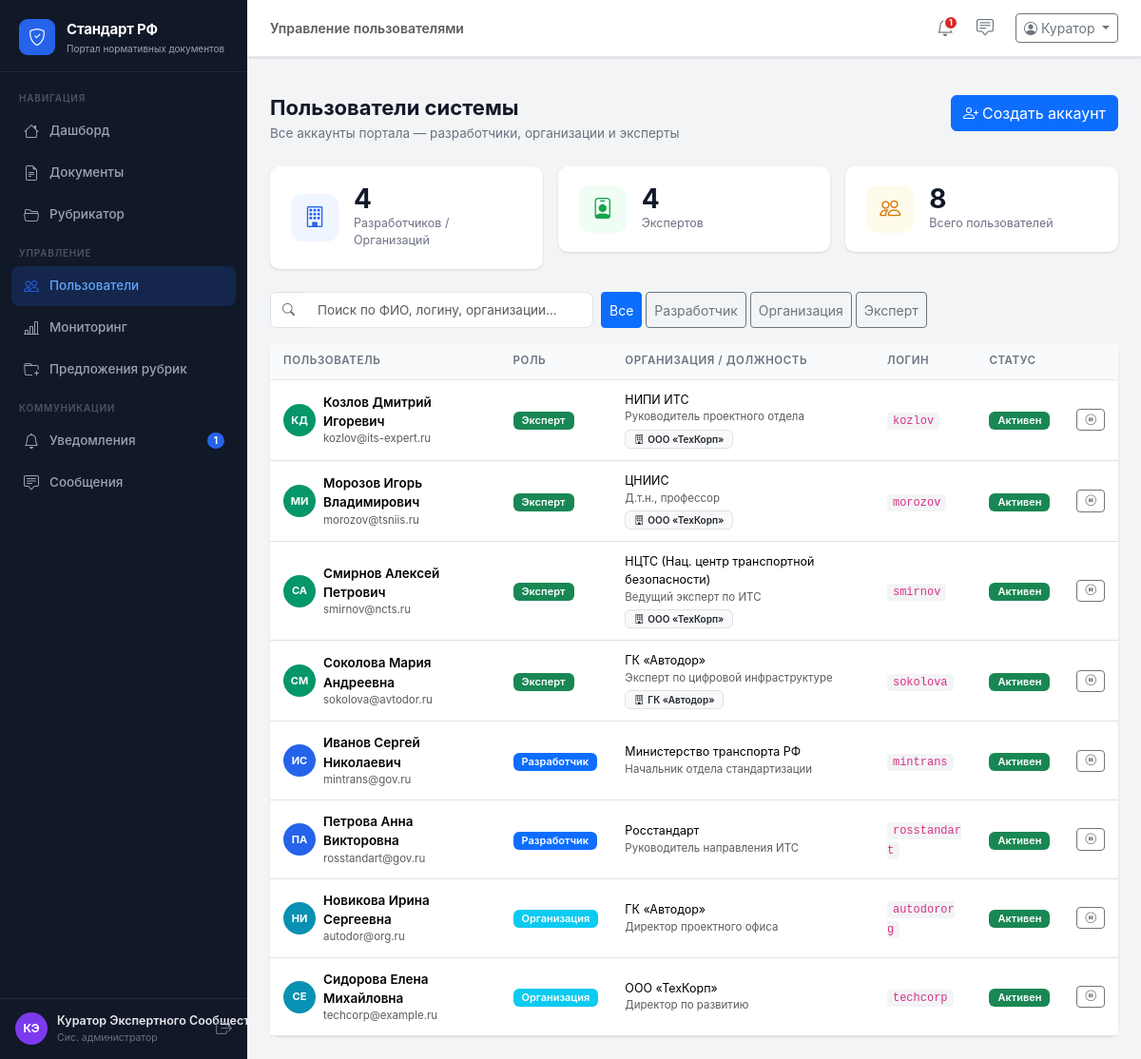
Page /admin/users (signed in) on the committed database.
### app/models.py (models this page shows)
class User(db.Model):
    __tablename__ = 'users'
    id           = db.Column(db.Integer, primary_key=True)
    username     = db.Column(db.String(80), unique=True, nullable=False)
    email        = db.Column(db.String(120), unique=True, nullable=False)
    password     = db.Column(db.String(200), nullable=False, default='demo123')
    role         = db.Column(db.String(20), nullable=False)   # admin | org | expert
    full_name    = db.Column(db.String(200))
    organization = db.Column(db.String(300))
    position     = db.Column(db.String(200))
    created_at   = db.Column(db.DateTime, default=datetime.utcnow)
    phone        = db.Column(db.String(20))
    is_active    = db.Column(db.Boolean, default=True)
    org_id       = db.Column(db.Integer, db.ForeignKey('users.id'), nullable=True)
    rubric_id    = db.Column(db.Integer, db.ForeignKey('rubrics.id'), nullable=True)
    documents     = db.relationship('Document', backref='author', lazy=True,
                                    foreign_keys='Document.author_id')
    comments      = db.relationship('Comment', backref='author', lazy=True)
    notifications = db.relationship('Notification', backref='user', lazy=True)
    def get_initials(self):
        if self.full_name:
            parts = self.full_name.split()
            if len(parts) >= 2:
                return f"{parts[0][0]}{parts[1][0]}".upper()
            return self.full_name[:2].upper()
        return self.username[:2].upper()
    def role_label(self):
        return {'admin': 'Сис. администратор', 'org': 'Разработчик', 'organization': 'Организация', 'expert': 'Эксперт'}.get(self.role, self.role)
    def unread_notifications(self):
        return Notification.query.filter_by(user_id=self.id, is_read=False).count()
    def unread_messages(self):
        return Message.query.filter_by(receiver_id=self.id, is_read=False).count()

### app/routes/admin.py (the view)
@admin_bp.route('/users')
@role_required('admin')
def users():
    admin       = get_current_user()
    all_rubrics = Rubric.query.order_by(Rubric.code).all()
    all_users   = User.query.filter(User.role.in_(['org', 'organization', 'expert']))\
                            .order_by(User.role, User.full_name).all()
    orgs        = [u for u in all_users if u.role in ('org', 'organization')]
    experts     = [u for u in all_users if u.role == 'expert']
    return render_template('admin/users.html',
                           all_users=all_users,
                           orgs=orgs,
                           experts=experts,
                           all_rubrics=all_rubrics,
                           user=admin)

### app/utils.py (called while the page is built)
def role_required(*roles):
    def decorator(f):
        @wraps(f)
        def decorated(*args, **kwargs):
            if 'user_id' not in session:
                return redirect(url_for('auth.login'))
            if session.get('role') not in roles:
                flash('Недостаточно прав для доступа к этому разделу.', 'danger')
                return redirect(url_for('main.dashboard'))
            return f(*args, **kwargs)
        return decorated
    return decorator

def get_current_user():
    if 'user_id' in session:
        return User.query.get(session['user_id'])
    return None

### app/templates/admin/users.html (shortened to what this page needs)
{% extends 'base.html' %}
{% block page_title %}Управление пользователями{% endblock %}
{% block content %}
<div class="page-header d-flex align-items-start justify-content-between">
  <div>
    <h1>Пользователи системы</h1>
    <p>Все аккаунты портала — разработчики, организации и эксперты</p>
  </div>
  <button class="btn btn-primary" data-bs-toggle="modal" data-bs-target="#createUserModal">
    <i class="bi bi-person-plus me-1"></i>Создать аккаунт
  </button>
</div>
<div class="row g-3 mb-4">
  <div class="col-sm-4">
    <div class="stat-card">
      <div class="stat-icon blue"><i class="bi bi-building"></i></div>
      <div>
        <div class="stat-value">{{ orgs | length }}</div>
        <div class="stat-label">Разработчиков / Организаций</div>
      </div>
    </div>
  </div>
  <div class="col-sm-4">
    <div class="stat-card">
      <div class="stat-icon green"><i class="bi bi-person-badge"></i></div>
      <div>
        <div class="stat-value">{{ experts | length }}</div>
        <div class="stat-label">Экспертов</div>
      </div>
    </div>
  </div>
  <div class="col-sm-4">
    <div class="stat-card">
      <div class="stat-icon orange"><i class="bi bi-people"></i></div>
      <div>
        <div class="stat-value">{{ all_users | length }}</div>
        <div class="stat-label">Всего пользователей</div>
      </div>
    </div>
  </div>
</div>
<div class="d-flex gap-2 mb-3 flex-wrap">
  <div class="input-group" style="max-width:340px;">
    <span class="input-group-text bg-white"><i class="bi bi-search text-muted" style="font-size:13px;"></i></span>
    <input type="text" id="userSearch" class="form-control border-start-0"
           placeholder="Поиск по ФИО, логину, организации…" oninput="filterUsers(this.value)">
  </div>
  <div class="d-flex gap-1" id="roleFilter">
    <button type="button" class="btn btn-sm btn-primary role-btn" data-role="all">Все</button>
    <button type="button" class="btn btn-sm btn-outline-secondary role-btn" data-role="org">Разработчик</button>
    <button type="button" class="btn btn-sm btn-outline-secondary role-btn" data-role="organization">Организация</button>
    <button type="button" class="btn btn-sm btn-outline-secondary role-btn" data-role="expert">Эксперт</button>
  </div>
</div>
<div class="card">
  <div class="card-body p-0">
    <table class="table table-hover mb-0">
      <thead>
        <tr>
          <th>Пользователь</th>
          <th>Роль</th>
          <th>Организация / Должность</th>
          <th>Логин</th>
          <th>Статус</th>
          <th></th>
        </tr>
      </thead>
      <tbody id="usersTableBody">
        {% set role_colors = {'org':'primary','organization':'info','expert':'success','admin':'danger'} %}
        {% set role_labels = {'org':'Разработчик','organization':'Организация','expert':'Эксперт','admin':'Администратор'} %}
        {% for u in all_users %}
        <tr class="user-row"
            data-name="{{ u.full_name | lower }}"
            data-username="{{ u.username | lower }}"
            data-org="{{ (u.organization or '') | lower }}"
            data-role="{{ u.role }}">
          <td>
            <div class="d-flex align-items-center gap-2">
              <div style="width:34px;height:34px;border-radius:50%;flex-shrink:0;
                          display:flex;align-items:center;justify-content:center;
                          font-size:11px;font-weight:700;color:#fff;
                          background:{{ {'org':'#2563eb','organization':'#0891b2','expert':'#059669','admin':'#dc2626'}.get(u.role,'#6b7280') }};">
                {{ u.get_initials() }}
              </div>
              <div>
                <div class="fw-semibold" style="font-size:13.5px;">{{ u.full_name }}</div>
                <div class="text-muted" style="font-size:11.5px;">{{ u.email }}</div>
              </div>
            </div>
          </td>
          <td>
            <span class="badge bg-{{ role_colors.get(u.role,'secondary') }}">
              {{ role_labels.get(u.role, u.role) }}
            </span>
          </td>
          <td style="font-size:12.5px;">
            <div>{{ u.organization or '—' }}</div>
            <div class="text-muted" style="font-size:11.5px;">{{ u.position or '' }}</div>
            {% if u.role == 'expert' and u.org_id %}
            {% set org_user = all_users | selectattr('id','eq',u.org_id) | first %}
            {% if org_user %}
            <div class="mt-1">
              <span class="badge bg-light text-dark border" style="font-size:10px;">
                <i class="bi bi-building me-1"></i>{{ org_user.organization or org_user.full_name }}
              </span>
            </div>
            {% endif %}
            {% endif %}
          </td>
          <td><code style="font-size:12px;background:#f3f4f6;padding:2px 6px;border-radius:4px;">{{ u.username }}</code></td>
          <td>
            {% if u.is_active %}
            <span class="badge bg-success">Активен</span>
            {% else %}
            <span class="badge bg-secondary">Неактивен</span>
            {% endif %}
          </td>
          <td>
            <form method="POST" action="{{ url_for('admin.toggle_user', user_id=u.id) }}">
              <button type="submit"
                      class="btn btn-sm {% if u.is_active %}btn-outline-secondary{% else %}btn-outline-success{% endif %}"
                      style="padding:2px 8px;font-size:11.5px;"
                      title="{% if u.is_active %}Деактивировать{% else %}Активировать{% endif %}">
                <i class="bi bi-{% if u.is_active %}pause-circle{% else %}play-circle{% endif %}"></i>
              </button>
            </form>
          </td>
        </tr>
        {% endfor %}
      </tbody>
    </table>
  </div>
</div>
{% endblock %}

### app/templates/base.html (shortened to what this page needs)
<!DOCTYPE html>
<html lang="ru">
<head>
  <link rel="stylesheet"
        href="https://cdn.jsdelivr.net/npm/bootstrap@5.3.3/dist/css/bootstrap.min.css" />
  <link rel="stylesheet"
        href="https://cdn.jsdelivr.net/npm/bootstrap-icons@1.11.3/font/bootstrap-icons.min.css" />
  <link rel="stylesheet" href="{{ url_for('static', filename='css/main.css') }}" />
</head>
<body>
<aside class="sidebar" id="sidebar">
  <div class="sidebar-brand">
    <div class="brand-icon"><i class="bi bi-shield-check"></i></div>
    <div class="brand-text">
      <span class="brand-title">Стандарт РФ</span>
      <span class="brand-sub">Портал нормативных документов</span>
    </div>
  </div>
  <nav class="sidebar-nav">
    <div class="nav-section-label">Навигация</div>
    <a href="{{ url_for('main.dashboard') }}"
       class="nav-link {% if request.endpoint == 'main.dashboard' %}active{% endif %}">
      <i class="bi bi-house"></i><span>Дашборд</span>
    </a>
    <a href="{{ url_for('documents.list_documents') }}"
       class="nav-link {% if request.blueprint == 'documents' and request.endpoint != 'documents.add' %}active{% endif %}">
      <i class="bi bi-file-earmark-text"></i><span>Документы</span>
    </a>
    <a href="{{ url_for('rubrics.index') }}"
       class="nav-link {% if request.blueprint == 'rubrics' %}active{% endif %}">
      <i class="bi bi-folder2-open"></i><span>Рубрикатор</span>
    </a>
    {% if session.role in ('admin', 'org', 'organization') %}
    <div class="nav-section-label mt-2">Управление</div>
    {% if session.role == 'admin' %}
    <a href="{{ url_for('admin.users') }}"
       class="nav-link {% if request.endpoint in ('admin.users','admin.create_user','admin.toggle_user') %}active{% endif %}">
      <i class="bi bi-people"></i><span>Пользователи</span>
    </a>
    <a href="{{ url_for('admin.monitoring') }}"
       class="nav-link {% if request.endpoint == 'admin.monitoring' %}active{% endif %}">
      <i class="bi bi-bar-chart-line"></i><span>Мониторинг</span>
    </a>
    <a href="{{ url_for('admin.rubric_proposals') }}"
       class="nav-link {% if request.endpoint in ('admin.rubric_proposals','admin.approve_rubric_proposal','admin.reject_rubric_proposal') %}active{% endif %}">
      <i class="bi bi-folder-plus"></i><span>Предложения рубрик</span>
    </a>
    {% endif %}
    {% endif %}
    <div class="nav-section-label mt-2">Коммуникации</div>
    <a href="{{ url_for('notifications.index') }}"
       class="nav-link {% if request.blueprint == 'notifications' %}active{% endif %}">
      <i class="bi bi-bell"></i><span>Уведомления</span>
      {% set unread_n = current_user.unread_notifications() if current_user else 0 %}
      {% if unread_n > 0 %}
      <span class="nav-badge">{{ unread_n }}</span>
      {% endif %}
    </a>
    <a href="{{ url_for('messages.index') }}"
       class="nav-link {% if request.blueprint == 'messages' %}active{% endif %}">
      <i class="bi bi-chat-square-text"></i><span>Сообщения</span>
      {% set unread_m = current_user.unread_messages() if current_user else 0 %}
    </a>
  </nav>
  <div class="sidebar-footer">
    <div class="user-card">
      {% set _avatar_colors = ['#2563eb','#7c3aed','#059669','#d97706','#dc2626'] %}
      <div class="user-avatar" style="background:{{ _avatar_colors[(current_user.id % _avatar_colors|length) if current_user else 0] }}">
        {{ current_user.get_initials() if current_user else '?' }}
      </div>
      <div class="user-info">
        <div class="user-name">{{ session.full_name or 'Гость' }}</div>
        <div class="user-role">{{ current_user.role_label() if current_user else '' }}</div>
      </div>
    </div>
    <a href="{{ url_for('auth.logout') }}" class="btn-logout" title="Выйти">
      <i class="bi bi-box-arrow-right"></i>
    </a>
  </div>
</aside>
<div class="main-wrapper">
  <header class="topbar">
    <div class="topbar-breadcrumb">
      {% block breadcrumb %}
      <span class="text-muted">{% block page_title %}{% endblock %}</span>
      {% endblock %}
    </div>
    <div class="topbar-actions ms-auto">
      <a href="{{ url_for('notifications.index') }}" class="topbar-icon-btn" title="Уведомления">
        {% set unread_n = current_user.unread_notifications() if current_user else 0 %}
        {% if unread_n > 0 %}<span class="dot-badge">{{ unread_n }}</span>{% endif %}
      </a>
      <a href="{{ url_for('messages.index') }}" class="topbar-icon-btn" title="Сообщения">
        <i class="bi bi-chat-square-text"></i>
        {% set unread_m = current_user.unread_messages() if current_user else 0 %}
      </a>
      <div class="dropdown ms-2">
        <button class="btn btn-outline-secondary btn-sm dropdown-toggle" data-bs-toggle="dropdown">
          <i class="bi bi-person-circle me-1"></i>{{ session.full_name.split()[0] if session.full_name else 'Гость' }}
        </button>
      </div>
    </div>
  </header>
  <div class="flash-container">
  </div>
  <main class="page-content">
    {% block content %}{% endblock %}
  </main>
</div>
</body>
</html>

### rows in the picture
User: full_name "КЭ", role "Сис. администратор"
User: get_initials "КД", full_name "Козлов Дмитрий Игоревич", email "kozlov@its-expert.ru", get "Эксперт", organization "НИПИ ИТС", position "Руководитель проектного отдела", username "kozlov", is_active "Активен"
User: organization "ООО «ТехКорп»", get_initials "СЕ", full_name "Сидорова Елена Михайловна", email "techcorp@example.ru", get "Организация", position "Директор по развитию", username "techcorp", is_active "Активен"
User: get_initials "МИ", full_name "Морозов Игорь Владимирович", email "morozov@tsniis.ru", get "Эксперт", organization "ЦНИИС", position "Д.т.н., профессор", username "morozov", is_active "Активен"
User: get_initials "СА", full_name "Смирнов Алексей Петрович", email "smirnov@ncts.ru", get "Эксперт", organization "НЦТС (Нац. центр транспортной безопасности)", position "Ведущий эксперт по ИТС", username "smirnov", is_active "Активен"
User: get_initials "СМ", full_name "Соколова Мария Андреевна", email "sokolova@avtodor.ru", get "Эксперт", organization "ГК «Автодор»", position "Эксперт по цифровой инфраструктуре", username "sokolova", is_active "Активен"
User: organization "ГК «Автодор»", get_initials "НИ", full_name "Новикова Ирина Сергеевна", email "autodor@org.ru", get "Организация", position "Директор проектного офиса", username "autodororg", is_active "Активен"
User: get_initials "ИС", full_name "Иванов Сергей Николаевич", email "mintrans@gov.ru", get "Разработчик", organization "Министерство транспорта РФ", position "Начальник отдела стандартизации", username "mintrans", is_active "Активен"
User: get_initials "ПА", full_name "Петрова Анна Викторовна", email "rosstandart@gov.ru", get "Разработчик", organization "Росстандарт", position "Руководитель направления ИТС", username "rosstandart", is_active "Активен"

### other values in the picture
{{ unread_n }} "1"
{{ session.full_name or 'Гость' }} "Куратор Экспертного…"
{{ session.full_name.split()[0] if session.full_name else 'Гость' }} "Куратор"
{{ orgs | length }} "4"
{{ experts | length }} "4"
{{ all_users | length }} "8"
